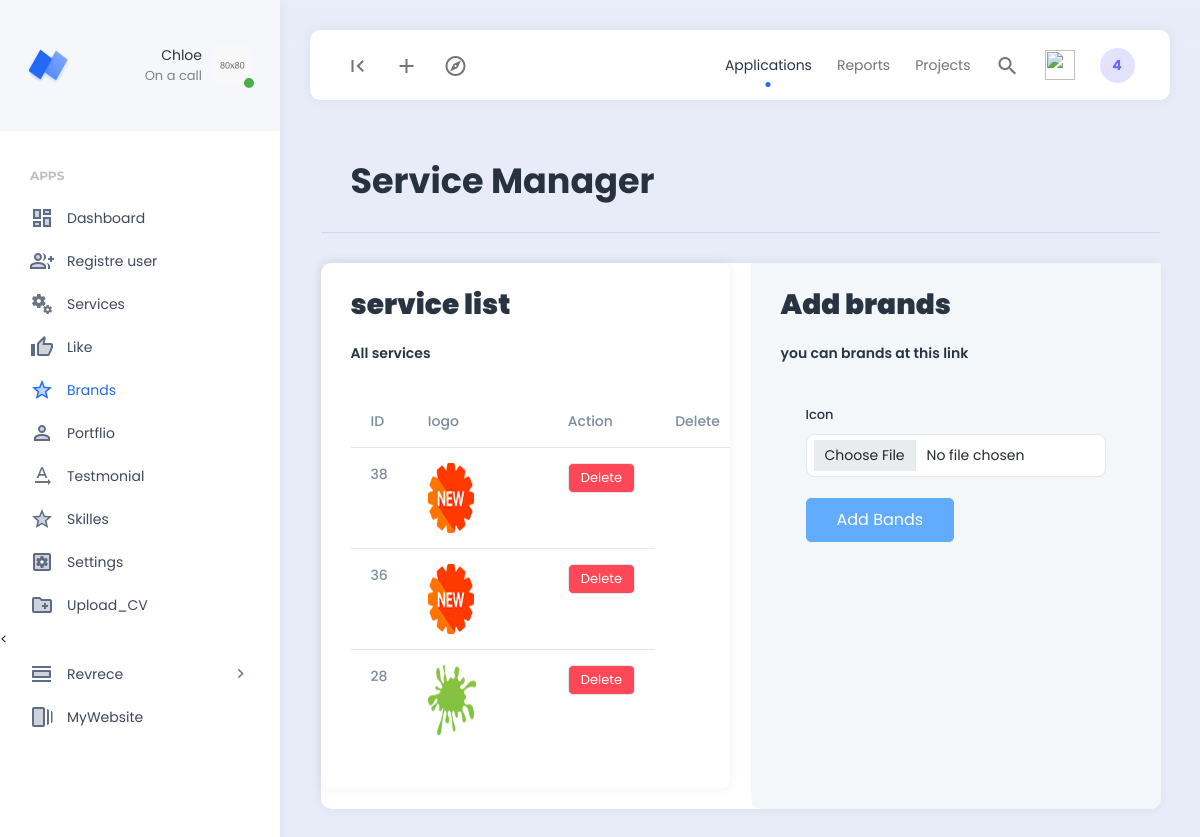
/Views/backend/brand.php (signed in), run on the app's committed database.
### tables this page shows
CREATE TABLE `idbrands` (
  `id` int(11) NOT NULL,
  `logo` varchar(255) NOT NULL
);

### Views/backend/brand.php (the view, shortened to what this page needs)
<?php
require_once('header.php');
require_once('../../db_controler.php');
?>
<div class="app-content">
    <div class="content-wrapper">
        <div class="container">
            <div class="row">
                <div class="col">
                    <div class="page-description">
                        <h1>Service Manager</h1>
                    </div>
                </div>
            </div>
            <div class="row">
                <div class="col-xl-12">
                    <div class="card widget widget-stats-large">
                        <div class="row">
                            <div class="col-md-6">
                                <div class="card">
                                    <div class="card-header">
                                        <h3 class="card-title fs-2 fw-bolder">service list</h3>
                                        <p class="text m-t-md fs-6 fw-400">
                                            All services
                                        </p>
                                    </div>
                                    <div class="card-body overflow-auto">
                                        <table class=" table >
                                            <table class="table table-bordered">
                                                <thead>
                                                    <tr>
                                                        <th scope="col">ID</th>
                                                        <th scope="col">Iogo</th>
                                                        <th scope="col">Action</th>
                                                        <th scope="col">Delete</th>
                                                    </tr>
                                                </thead>
                                                <tbody>
                                                    <?php
                                                    $select_all = "SELECT * FROM idbrands ORDER BY id DESC ";
                                                    $query = mysqli_query($con, $select_all);
                                                    ?>
                                                    <?php foreach ($query as $show) : ?>
                                                        <tr>
                                                            <th scope="row"><?= $show['id'] ?></th>
                                                            <td><img src="imges/bands/<?=$show['logo'];?>" alt="not found" width="100" height="70">
                                                        </td>
                                                            <td><button value="bands_delete.php?id=<?= $show['id'] ?>" class="btn btn-sm btn-danger sweet_btn">Delete</button>
                                                        </td>
                                                        </tr>
                                                    <?php endforeach; ?>
                                                </tbody>
                                            </table>
                                    </div>
                                </div>
                            </div>
                            <div class="col-md-6">
                                <div class="widget-stats-large-info-container">
                                    <div class="card-header ">
                                        <h3 class="card-title fs-2 fw-bolder">Add brands </h3>
                                        <p class="text m-t-md fs-6 fw-400">
                                            you can brands at this link
                                        </p>
                                        <div class="example-container">
                                            <div class="example-content">
                                                <form action="brands.php" method="post" enctype="multipart/form-data">
                                                    <label class="form-label">Icon</label>
                                                    <input type="file" class="form-control" name="img" placeholder="logo ">
                                                    <button type="submit" class="btn btn-info btn-lg mt-4" name="btn">Add Bands</button>
                                                </form>
                                            </div>
                                        </div>
                                    </div>
                                </div>
                            </div>
                        </div>
                    </div>
                </div>
            </div>
        </div>
    </div>
</div>
<?php require_once('footer.php'); ?>

### data on the page
idbrands: id "38", logo (picture)
idbrands: id "36", logo (picture)
idbrands: id "28", logo (picture)
